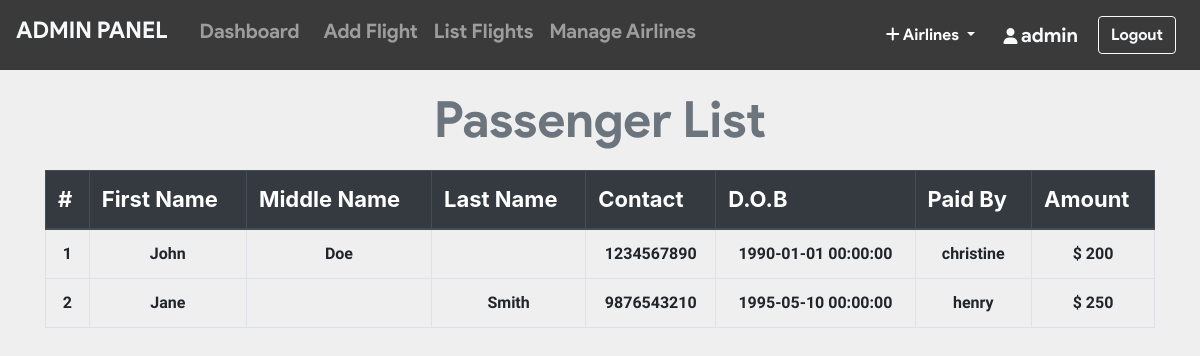
/admin/pass_list.php?flight_id=1 (signed in), run on the app's committed database.
### tables this page shows
CREATE TABLE `ticket` (
  `ticket_id` int(11) NOT NULL AUTO_INCREMENT,
  `passenger_id` int(11) NOT NULL,
  `flight_id` int(11) NOT NULL,
  `user_id` int(11) NOT NULL,
  `seat_no` varchar(10) NOT NULL,
  `cost` int(11) NOT NULL,
  `class` varchar(3) NOT NULL,
  PRIMARY KEY (`ticket_id`),
  KEY `user_id` (`user_id`),
  KEY `flight_id` (`flight_id`),
  KEY `passenger_id` (`passenger_id`),
  CONSTRAINT `ticket_ibfk_1` FOREIGN KEY (`user_id`) REFERENCES `users` (`user_id`),
  CONSTRAINT `ticket_ibfk_2` FOREIGN KEY (`flight_id`) REFERENCES `flight` (`flight_id`),
  CONSTRAINT `ticket_ibfk_3` FOREIGN KEY (`passenger_id`) REFERENCES `passenger_profile` (`passenger_id`) ON DELETE CASCADE
);

CREATE TABLE `passenger_profile` (
  `passenger_id` int(11) NOT NULL AUTO_INCREMENT,
  `user_id` int(11) NOT NULL,
  `flight_id` int(11) NOT NULL,
  `mobile` varchar(110) NOT NULL,
  `dob` datetime NOT NULL,
  `f_name` varchar(20) DEFAULT NULL,
  `m_name` varchar(20) DEFAULT NULL,
  `l_name` varchar(20) DEFAULT NULL,
  PRIMARY KEY (`passenger_id`),
  KEY `user_id` (`user_id`),
  KEY `flight_id` (`flight_id`),
  CONSTRAINT `passenger_profile_ibfk_1` FOREIGN KEY (`user_id`) REFERENCES `users` (`user_id`),
  CONSTRAINT `passenger_profile_ibfk_2` FOREIGN KEY (`flight_id`) REFERENCES `flight` (`flight_id`)
);

CREATE TABLE `users` (
  `user_id` int(11) NOT NULL AUTO_INCREMENT,
  `username` varchar(20) NOT NULL,
  `email` varchar(50) NOT NULL,
  `password` varchar(100) NOT NULL,
  PRIMARY KEY (`user_id`)
);

CREATE TABLE `payment` (
  `card_no` varchar(16) NOT NULL,
  `user_id` int(11) NOT NULL,
  `flight_id` int(11) NOT NULL,
  `expire_date` varchar(5) DEFAULT NULL,
  `amount` int(11) NOT NULL,
  PRIMARY KEY (`card_no`),
  KEY `user_id` (`user_id`),
  KEY `flight_id` (`flight_id`),
  CONSTRAINT `payment_ibfk_1` FOREIGN KEY (`user_id`) REFERENCES `users` (`user_id`),
  CONSTRAINT `payment_ibfk_2` FOREIGN KEY (`flight_id`) REFERENCES `flight` (`flight_id`)
);

### admin/pass_list.php (the view, shortened to what this page needs)
<?php include_once 'header.php'; ?>
<?php include_once 'footer.php';
require '../helpers/init_conn_db.php';?>
    <main>
        <?php if(isset($_SESSION['adminId'])) { ?>
          <div class="container-md mt-2">
            <h1 class="display-4 text-center text-secondary"
              >Passenger List</h1>
            <table class="table table-bordered">
              <thead class="thead-dark">
                <tr>
                  <th>#</th>
                  <th scope="col">First Name</th>
                  <th scope="col">Middle Name</th>
                  <th scope="col">Last Name</th>
                  <th scope="col">Contact</th>
                  <th scope="col">D.O.B</th>
                  <th scope="col">Paid By</th>
                  <th scope="col">Amount</th>
                </tr>
              </thead>
              <tbody>
                <?php
                $cnt=1;
                $flight_id = $_GET['flight_id'];
                $sql_t = 'SELECT * FROM Ticket WHERE flight_id=?';
                $stmt_t = mysqli_stmt_init($conn);
                if(!mysqli_stmt_prepare($stmt_t,$sql_t)) {
                    header('Location: ticket.php?error=sqlerror');
                    exit();
                } else {
                    mysqli_stmt_bind_param($stmt_t,'i',$flight_id);
                    mysqli_stmt_execute($stmt_t);
                    $result_t = mysqli_stmt_get_result($stmt_t);
                    while($row_t = mysqli_fetch_assoc($result_t)) {
                      $sql = 'SELECT * FROM Passenger_profile WHERE passenger_id=?';
                      $stmt = mysqli_stmt_init($conn);
                      mysqli_stmt_prepare($stmt,$sql);
                      mysqli_stmt_bind_param($stmt,'i',$row_t['passenger_id']);
                      mysqli_stmt_execute($stmt);
                      $result = mysqli_stmt_get_result($stmt);
                      if ($row = mysqli_fetch_assoc($result)) {
                          $sql_p = 'SELECT * FROM PAYMENT WHERE flight_id=? AND user_id=?';
                          $stmt_p = mysqli_stmt_init($conn);
                          mysqli_stmt_prepare($stmt_p,$sql_p);
                          mysqli_stmt_bind_param($stmt_p,'ii',$flight_id,$row['user_id']);
                          mysqli_stmt_execute($stmt_p);
                          $result_p = mysqli_stmt_get_result($stmt_p);
                          if ($row_p = mysqli_fetch_assoc($result_p)) {
                            $sql_u = 'SELECT * FROM Users WHERE user_id=?';
                            $stmt_u = mysqli_stmt_init($conn);
                            mysqli_stmt_prepare($stmt_u,$sql_u);
                            mysqli_stmt_bind_param($stmt_u,'i',$row['user_id']);
                            mysqli_stmt_execute($stmt_u);
                            $result_u = mysqli_stmt_get_result($stmt_u);
                            if ($row_u = mysqli_fetch_assoc($result_u)) {
                              echo "
                              <tr class='text-center'>
                                <td>".$cnt."</td>
                                <td>".$row['f_name']."</td>
                                <td>".$row['m_name']."</td>
                                <td>".$row['l_name']."</td>
                                <td>".$row['mobile']."</td>
                                <td>".$row['dob']."</td>
                                <td scope='row'>".$row_u['username']."</td>
                                <td>$ ".$row_p['amount']."</td>
                              </tr>
                              ";
                            }
                          }
                      }
                      $cnt++; }
                      }
                ?>
              </tbody>
            </table>
          </div>
        <?php } ?>
    </main>

### admin/pass_list.php (style rules this page uses)
h1 { margin-top: 20px; margin-bottom: 20px; font-family: 'product sans'; font-size: 50px !important; font-weight: lighter; }
body { background-color: #efefef; }
th { font-size: 22px; }
td { margin-top: 10px !important; font-size: 16px; font-weight: bold; font-family: 'Assistant', sans-serif !important; }

### data on the page
ticket: passenger.f_name "John", passenger.m_name "Doe", passenger.mobile "1234567890", passenger.dob "1990-01-01 00:00:00", user.username "christine", payment.amount "200"
ticket: passenger.f_name "Jane", passenger.l_name "Smith", passenger.mobile "9876543210", passenger.dob "1995-05-10 00:00:00", user.username "henry", payment.amount "250"

### other printed values
$_SESSION['adminUname'] "admin"
